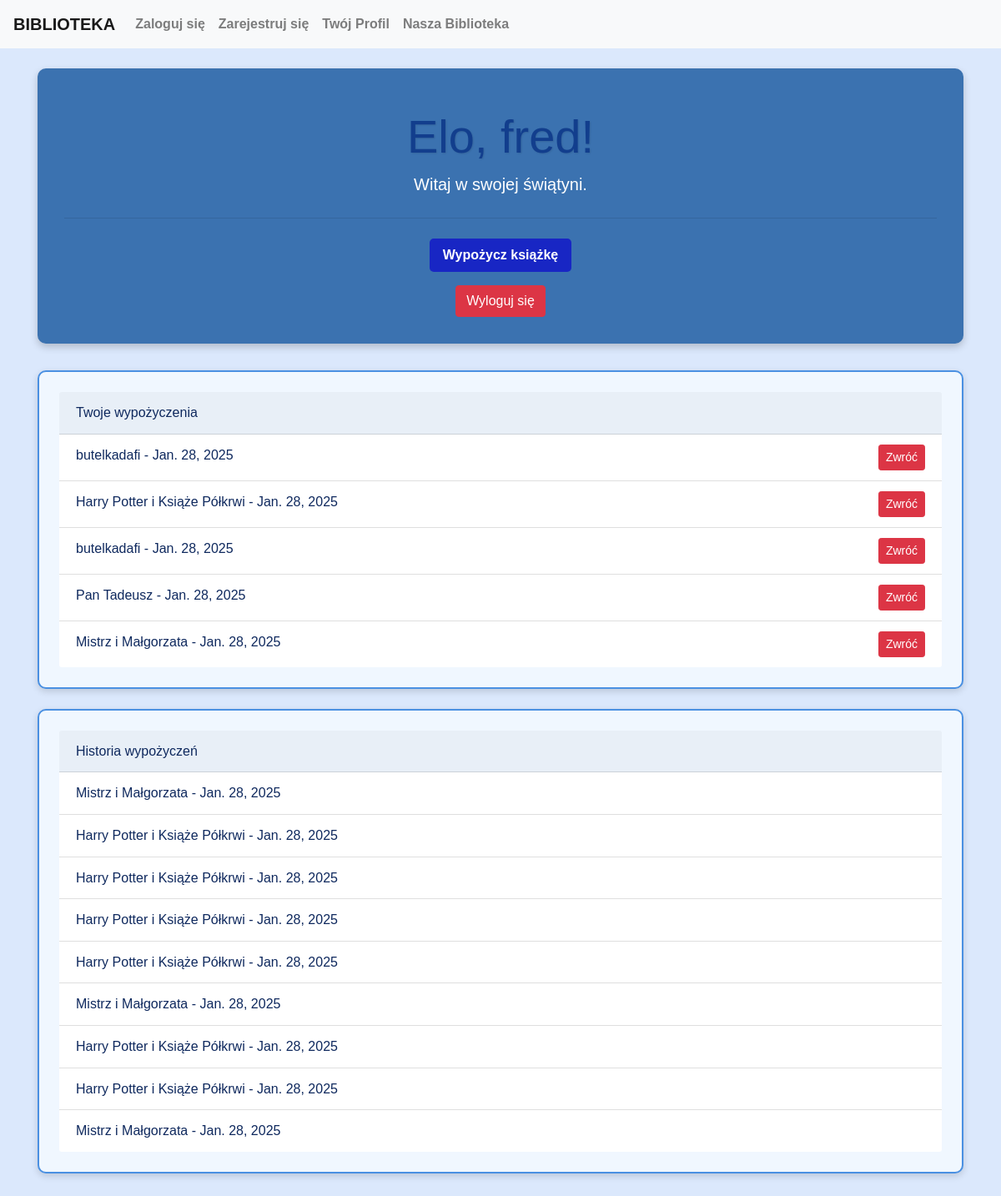
The page /profile/ (signed in) on the database its author committed.
### myapp/models.py (models this page shows, shortened)
class Uzytkownik(AbstractUser):
    username = None
    imie = models.CharField(max_length=60)
    nazwisko = models.CharField(max_length=80)
    email = models.EmailField(unique=True)
    plec = models.IntegerField(choices=PLEC.choices, default=PLEC.Kobieta)
    data_dodania = models.DateField(default=date.today, blank=False, null=False)
    USERNAME_FIELD = 'email'
    REQUIRED_FIELDS = ['imie', 'nazwisko', 'plec']
    objects = CustomUserManager()
    class Meta:
        verbose_name = "Użytkownik"
        verbose_name_plural = "Użytkownicy"

class Wypozyczenia(models.Model):
    uzytkownik = models.ForeignKey('Uzytkownik', on_delete=models.CASCADE)
    ksiazka = models.ForeignKey('Ksiazka', on_delete=models.CASCADE)
    data_wypozyczenia = models.DateField(default=now, verbose_name="Data wypożyczenia")
    class Meta:
        verbose_name = "Wypożyczenie"
        verbose_name_plural = "Wypożyczenia"

class Ksiazka(models.Model):
    tytul = models.CharField(max_length=200)
    autor = models.ManyToManyField(Autor)
    wydawnictwo = models.IntegerField(choices=WYDAWNICTWA.choices)
    rok_wydania = models.CharField(max_length=4)
    liczba_stron = models.IntegerField()
    ISBN = models.CharField(max_length=13)
    okładka = models.IntegerField(choices=OKLADKA.choices)
    gatunek = models.ManyToManyField(Gatunek)
    class Meta:
        verbose_name = "Książka"
        verbose_name_plural = "Książki"

class HistoriaWypozyczen(models.Model):
    uzytkownik = models.ForeignKey('Uzytkownik', on_delete=models.SET_NULL, null=True, related_name='historia_wypozyczen')
    ksiazka = models.ForeignKey('Ksiazka', on_delete=models.SET_NULL, null=True, related_name='historia_wypozyczen')
    data_wypozyczenia = models.DateField()
    data_zwrotu = models.DateField(default=now)
    class Meta:
        verbose_name = "Historia Wypożyczeń"
        verbose_name_plural = "Historia Wypożyczeń"

### myapp/views.py (the view)
# urls.py: path('profile/', profile, name='profile') ,
@login_required
def profile(request):
    if request.user.is_staff:
        wypozyczenia = Wypozyczenia.objects.all()
        uzytkownicy = Uzytkownik.objects.all()
        ksiazki = Ksiazka.objects.all()
    else:
        wypozyczenia = Wypozyczenia.objects.filter(uzytkownik=request.user)
        uzytkownicy = None
        ksiazki = None
    historia_wypozyczen = HistoriaWypozyczen.objects.filter(uzytkownik=request.user)
    return render(request, 'myapp/profile.html', {
        'wypozyczenia': wypozyczenia,
        'historia_wypozyczen': historia_wypozyczen,
        'uzytkownicy': uzytkownicy,
        'ksiazki': ksiazki
    })

### myapp/templates/myapp/profile.html (shortened to what this page needs)
{% extends "base.html" %}
{% block content %}
<div class="jumbotron">
    <h1 class="display-4">Elo, {{ user.imie }}!</h1>
    <p class="lead">Witaj w swojej świątyni.</p>
    <hr class="my-4">
    {% if not user.is_staff %}
    <p><a class="btn btn-custom btn-lg" href="{% url 'wypozycz_ksiazke' %}" role="button">Wypożycz książkę</a></p>
    {% endif %}
    <form method="post" action="{% url 'logout' %}" style="display: inline;">
        <button type="submit" class="btn btn-danger">Wyloguj się</button>
    </form>
</div>
<div class="card mb-4">
    <div class="card-header">
        {% if user.is_staff %}
        Wszystkie wypożyczenia
        {% else %}
        Twoje wypożyczenia
        {% endif %}
    </div>
    <ul class="list-group list-group-flush">
        {% for wypozyczenie in wypozyczenia %}
        <li class="list-group-item">
            {{ wypozyczenie.ksiazka.tytul }} - {{ wypozyczenie.data_wypozyczenia }}
            {% if not user.is_staff %}
            <a class="btn btn-danger btn-sm float-right" href="{% url 'zwroc_ksiazke' wypozyczenie.id %}">Zwróć</a>
            {% endif %}
        </li>
        {% endfor %}
    </ul>
</div>
{% if not user.is_staff %}
<div class="card">
    <div class="card-header">
        Historia wypożyczeń
    </div>
    <ul class="list-group list-group-flush">
        {% for historia in historia_wypozyczen %}
        <li class="list-group-item">
            {{ historia.ksiazka.tytul }} - {{ historia.data_zwrotu }}
        </li>
        {% endfor %}
    </ul>
</div>
{% endif %}
{% endblock %}

### myapp/static/css/styles.css (style rules this page uses)
body { background-color: #dbe8fc; color: #0f295e; font-family: 'Poppins', sans-serif; margin: 0; padding: 0; line-height: 1.6; }
h1, h2, h3, h4 { color: #123e8d; text-align: center; font-weight: 700; margin-top: 1rem; text-shadow: 1px 1px 2px rgba(0, 0, 0, 0.1); }
.jumbotron { background-color: #3b72b0; padding: 2rem; border-radius: 10px; box-shadow: 0 4px 10px rgba(0, 0, 0, 0.2); text-align: center; color: white; }
.card { background-color: #f0f7ff; border: 2px solid #4a90e2; border-radius: 10px; padding: 1.5rem; margin-bottom: 2rem; box-shadow: 0 3px 8px rgba(0, 0, 0, 0.15); color: #0f295e; }
.btn-custom { background-color: #1826c4; color: white; padding: 0.5rem 1rem; border: none; border-radius: 5px; font-size: 1rem; font-weight: bold; cursor: pointer; transition: background-color 0.3s ease, transform 0.2s ease; }
a { color: #0f57b8; text-decoration: none; font-weight: bold; }

### rows shown on the page
Uzytkownik: imie "fred"
Wypozyczenia: ksiazka.tytul "butelkadafi", data_wypozyczenia "Jan. 28, 2025"
Wypozyczenia: ksiazka.tytul "Harry Potter i Książe Półkrwi", data_wypozyczenia "Jan. 28, 2025"
Wypozyczenia: ksiazka.tytul "butelkadafi", data_wypozyczenia "Jan. 28, 2025"
Wypozyczenia: ksiazka.tytul "Pan Tadeusz", data_wypozyczenia "Jan. 28, 2025"
Wypozyczenia: ksiazka.tytul "Mistrz i Małgorzata", data_wypozyczenia "Jan. 28, 2025"
HistoriaWypozyczen: ksiazka.tytul "Mistrz i Małgorzata", data_zwrotu "Jan. 28, 2025"
HistoriaWypozyczen: ksiazka.tytul "Harry Potter i Książe Półkrwi", data_zwrotu "Jan. 28, 2025"
HistoriaWypozyczen: ksiazka.tytul "Harry Potter i Książe Półkrwi", data_zwrotu "Jan. 28, 2025"
HistoriaWypozyczen: ksiazka.tytul "Harry Potter i Książe Półkrwi", data_zwrotu "Jan. 28, 2025"
HistoriaWypozyczen: ksiazka.tytul "Harry Potter i Książe Półkrwi", data_zwrotu "Jan. 28, 2025"
HistoriaWypozyczen: ksiazka.tytul "Mistrz i Małgorzata", data_zwrotu "Jan. 28, 2025"
HistoriaWypozyczen: ksiazka.tytul "Harry Potter i Książe Półkrwi", data_zwrotu "Jan. 28, 2025"
HistoriaWypozyczen: ksiazka.tytul "Harry Potter i Książe Półkrwi", data_zwrotu "Jan. 28, 2025"
HistoriaWypozyczen: ksiazka.tytul "Mistrz i Małgorzata", data_zwrotu "Jan. 28, 2025"
